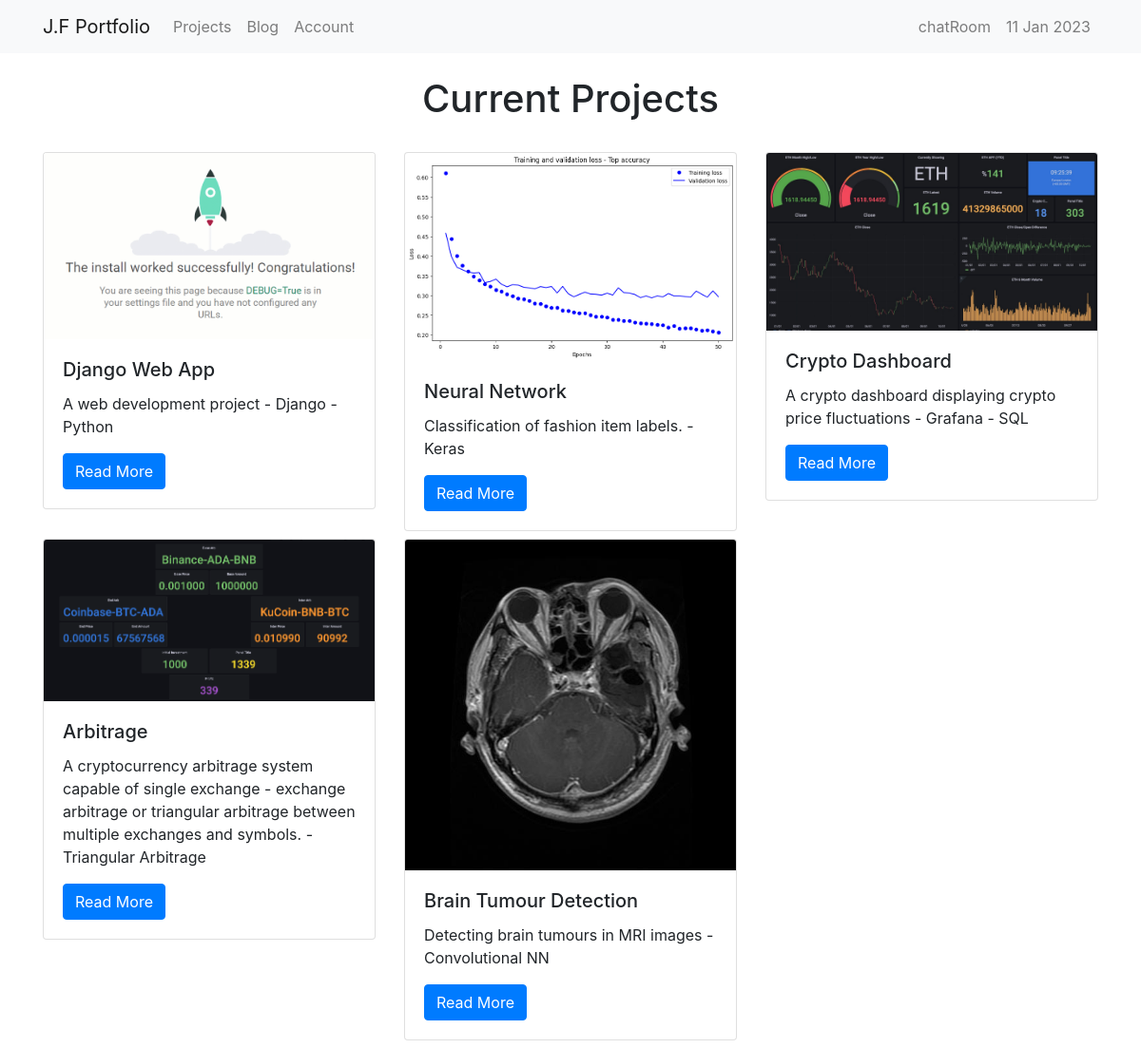
/projects/, run on the app's committed database.
### projects/models.py (models this page shows)
class Project(models.Model):
    title = models.CharField(max_length=100)
    description = models.TextField()
    tech = models.CharField(max_length=20)
    image = models.ImageField(upload_to='projects/media/')
    git_repo = models.URLField(max_length=200, blank=True)

### projects/views.py (the view)
# urls.py: path("", views.project_index, name="project_index"),
def project_index(request):
    projects = Project.objects.all()
    context = {
        'projects': projects
    }
    return render(request, 'project_index.html', context)

### projects/templates/project_index.html (shortened to what this page needs)
{% extends "base.html" %}
{% block page_content %}
<br>
<h1>Current Projects</h1>
<br>
<div class="row">
{% for project in projects %}
    <div class="col-md-4">
        <div class="card mb-2">
            <img class="card-img-top" src="{{ project.image.url }}", alt="Project image">
            <div class="card-body">
                <h5 class="card-title">{{ project.title }}</h5>
                <p class="card-text">{{ project.description }} - {{ project.tech }}</p>
                <a href="{% url 'project_detail' project.pk %}"
                   class="btn btn-primary">
                    Read More
                </a>
            </div>
        </div>
    </div>
    {% endfor %}
</div>
{% endblock %}

### mysite/templates/base.html (shortened to what this page needs)
<link rel="stylesheet" href="https://cdn.jsdelivr.net/npm/bootstrap@4.1.3/dist/css/bootstrap.min.css">
<nav class="navbar navbar-expand-lg navbar-light bg-light">
    <div class="container">
        <a class="navbar-brand" href="{% url 'dashboard' %}">J.F Portfolio</a>
        <div class="collapse navbar-collapse" id="navbarSupportedContent">
          <ul class="navbar-nav mr-auto">
            <li class="nav-item">
              <a class="nav-link" href="{% url 'project_index' %}">Projects</a>
            </li>
            <li class="nav-item">
              <a class="nav-link" href="{% url 'blog_index' %}">Blog</a>
            </li>
            <li class="nav-item">
              <a class="nav-link" href="{% url 'login' %}">Account</a>
            </li>
          </ul>
          <ul class="navbar-nav ml-auto">
            <li class="nav-item">
              <a class="nav-link" href="{% url 'chat-page' %}">chatRoom</a>
            </li>
            <li class="nav-item">
              <a class="nav-link"> {% now "j M Y" %}</a>
            </li>
          </ul>
        </div>
    </div>
</nav>
<div class="container">
    {% block page_content %}{% endblock %}
</div>

### mysite/templates/base.html (style rules this page uses)
h1, h2 { text-align: center; }

### projects/templates/project_index.html (style rules this page uses)
h1 { text-align: center; }

### data on the page
Project: image (picture), title "Django Web App", description "A web development project", tech "Django - Python"
Project: image (picture), title "Neural Network", description "Classification of fashion item labels.", tech "Keras"
Project: image (picture), title "Crypto Dashboard", description "A crypto dashboard displaying crypto price fluctuations", tech "Grafana - SQL"
Project: image (picture), title "Arbitrage", description "A cryptocurrency arbitrage system capable of single exchange - exchange arbitrage or triangular arbitrage between multiple exchanges and symbols.", tech "Triangular Arbitrage"
Project: image (picture), title "Brain Tumour Detection", description "Detecting brain tumours in MRI images", tech "Convolutional NN"
